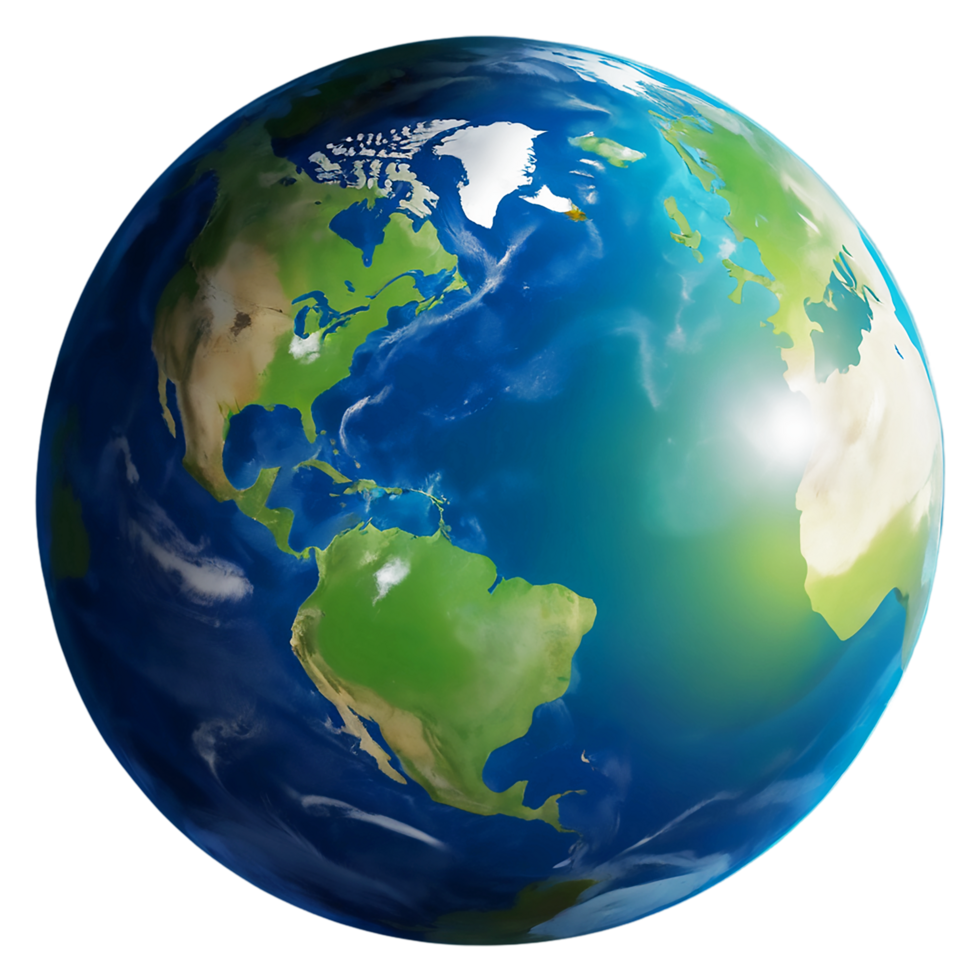
#> input picture 06 Trajectory of a Satellite (Work in Progress)/Assets/Earth.png, 980 x 980 px, found by its file name
$ python analysis.py
#> lines starting #> are read from the running program, lines starting #| are printed output that depends on the picture
## Using adaptive RK45 method.
"""
We will build 4th and 5th order RK integrator. Then we compare the error with the tolerance factor and increase/decrease the 'h' as per the requirements.
It will be a continous change in h.
For small trajectories, h will be small and for large trajectories, h will be large enough because acceleration changes slowly for far off distances.
"""


# Package importing
import numpy as np
import matplotlib.pyplot as plt
from matplotlib.offsetbox import OffsetImage, AnnotationBbox
from PIL import Image

# Physical Constants
G = 6.67 * 1e-11
Me = 6 * 1e24 # kg
Re = 6.4 * 1e6 # m
u = 10.95 * 1e3 # m/s

# Initial Conditions
phi = np.radians(37)
theta = np.radians(10)
x_0, y_0 = Re*np.cos(phi), Re*np.sin(phi)
vx, vy = u*np.sin(phi + theta), -u*np.cos(phi + theta)

# Returning state function of the Satellite
def derivatives(state):
    x, y, vx, vy = state
    r = np.sqrt(x**2 + y**2)
    ax, ay = -G*Me*x/(r**3), -G*Me*y/(r**3)
    return np.array([vx, vy, ax, ay])

# Numerical Analysis
t = 0
h = 1
x_n, y_n, vx_n, vy_n = x_0, y_0, vx, vy
r_list = [Re]
phi_list = [phi]

while True:
    state = np.array([x_n, y_n, vx_n, vy_n])
    # RK1
    k1 = derivatives(state)
    # RK2
    mid_state = state + h*k1/2
    k2 = derivatives(mid_state)
    # RK3
    mid_state = state + h*k2/2
    k3 = derivatives(mid_state)
    # RK4
    final_state = state + h*k3
    k4 = derivatives(final_state)
    k_av = (k1 + 2*k2 + 2*k3 + k4)/6

    # Iteration
    state += k_av*h
    x_n, y_n, vx_n, vy_n = state
    r = np.sqrt(x_n**2 + y_n**2)
    phi = np.arctan2(y_n, x_n)
    r_list.append(r)
    phi_list.append(phi)
    t += h
    print(r, phi)

    if r > 50*Re or t > 1e6 or r < Re:
        break


fig, ax = plt.subplots(
    figsize=(7, 7),
    subplot_kw={"projection": "polar"}
)
fig.suptitle("Satellite Trajectory")
ax.set_rlim(0, 30*Re)


# Earth image
earth = np.array(Image.open("C:\\Users\\princ\\Desktop\\Programming\\Git-Repos\\computational-physics\\06 Trajectory of a Satellite\\Assets\\Earth.png").convert("RGBA"))
#> earth is the input picture: shape (980, 980, 4); mean R, G, B, A 55.4, 93.8, 98.1, 172.9

# Polar grid for the Earth
N_r = 200
N_theta = 400

r_edges = np.linspace(0, Re, N_r + 1)
theta_edges = np.linspace(0, 2*np.pi, N_theta + 1)

# Centers of each polar cell
r = (r_edges[:-1] + r_edges[1:]) / 2
theta = (theta_edges[:-1] + theta_edges[1:]) / 2

R, Theta = np.meshgrid(r, theta, indexing="ij")

# Convert polar coordinates to normalized Cartesian coordinates
X = R * np.cos(Theta) / Re
Y = R * np.sin(Theta) / Re

# Convert [-1,1] -> image pixel coordinates
img_h, img_w = earth.shape[:2]
#> img_h = 980; img_w = 980

px = ((X + 1) / 2 * (img_w - 1)).astype(int)
py = ((1 - Y) / 2 * (img_h - 1)).astype(int)

# Get corresponding pixels from Earth image
earth_polar = earth[py, px]
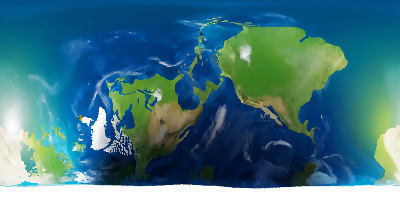
#> earth_polar: shape (200, 400, 4); mean R, G, B, A 49.1, 103.6, 116, 237.1; transparent parts drawn white

# Plot Earth
ax.pcolormesh(
    theta_edges,
    r_edges,
    earth_polar,
    shading="flat"
)


trajectory = ax.plot(phi_list, r_list)


plt.show()
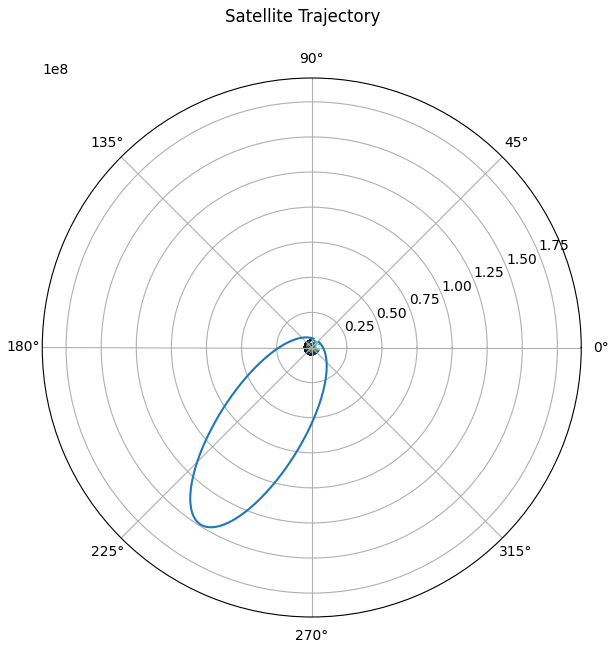
#> figure drawn by matplotlib, 1 panel
